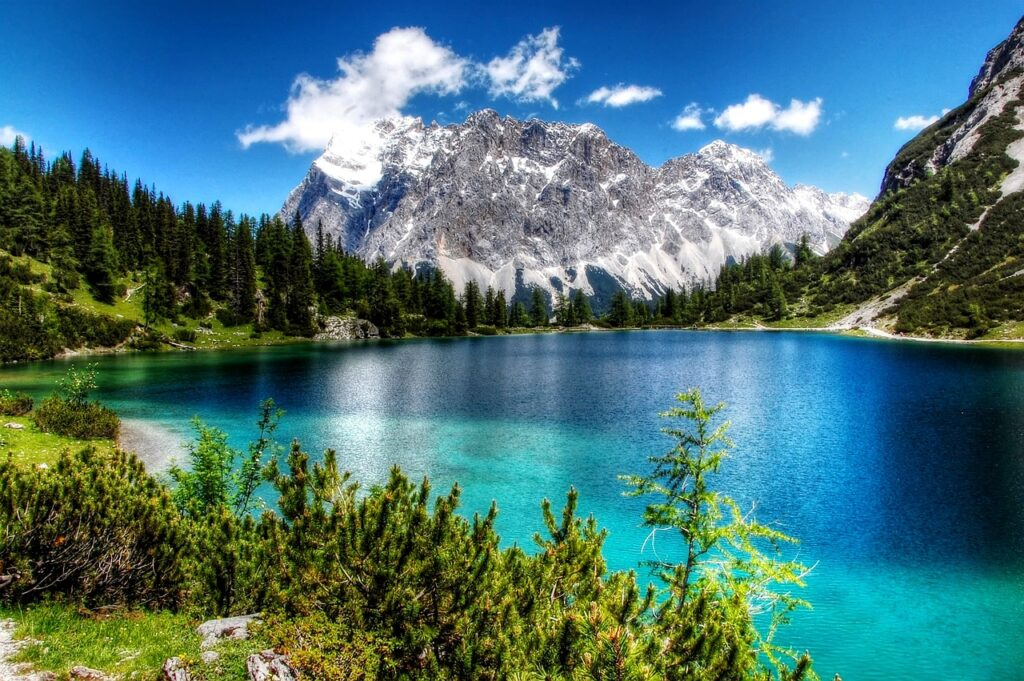
#> input picture 2_image_enhancement/data/image.jpg, 1024 x 681 px
$ jupyter execute 2_image_enhancement.ipynb
#> lines starting #> are read from the running program, lines starting #| are printed output that depends on the picture
# Master in Applied Artificial Intelligence

## Course: *Computer Vision for Images and Video*

### **2.5 Google Colab** - Pixel-based image enhancement algorithms

---

**Institution:** Tecnológico de Monterrey

**Instructors:** Gilberto Ochoa Ruiz, Daniel Flores Araiza, Ma. del Refugio Meléndez Alfaro

**Authors (Team 38):**

|  FULL NAME                      |     STUDENT ID    |
| :--------------------------:    |:-----------------:|
| Alejandro Díaz Villagómez       |  A01276769        |
| Carlos Rodrigo Sánchez Sierra   |  A01424454        |
| Emiliano Saucedo Arriola        |  A01659258        |

**Date:** September 21st, 2025

---

# 2. Image Enhancement

## Table of Contents
1. [Libraries](#libraries)
2. [Histogram Equalization](#hist)
3. [Denoising with Filters](#denoising)
4. [Challenge](#challenge)

## Importing Libraries <a class="anchor" id="libraries" ></a>

[cell 1]
from PIL import Image, ImageOps
import matplotlib.pyplot as plt
import numpy as np
import matplotlib.image as mpimg
from skimage import exposure
import skimage
from scipy.ndimage import gaussian_filter as gauss
from scipy.ndimage import median_filter as med
import cv2

[cell 2]
original_image = Image.open('data/image.jpg')
#> original_image is the input picture: PIL image 1024x681 RGB; mean R, G, B 73, 115.1, 118.1
plt.imshow(original_image)
type(original_image)

# Save the image
np.save('data/img.npy', original_image)

#Load the image
original_image = np.load('data/img.npy')

## Histogram Equalization<a class="anchor" id="hist" ></a>

Let's look at the distribution of pixel values in the image.

Ideally, the image should have relatively even distribution of values, indicating good contrast and making it easier to extract analytical information.

An easy way to check this is to plot a histogram.

[cell 3]
# Plot a histogram - we need to use ravel to "flatten" the 3 dimensions
plt.hist(original_image.ravel())
plt.show()
#> figure, not shown here; tallest bar 395909 high, from x = 0 to 25.5

Another useful way to visualize the statistics of an image is as a cumulative distribution function (CDF) plot. Which shows the cumulative pixel intensity frequencies from 0 to 255.

[cell 4]
plt.hist(original_image.ravel(), bins=255, cumulative=True)
plt.show()
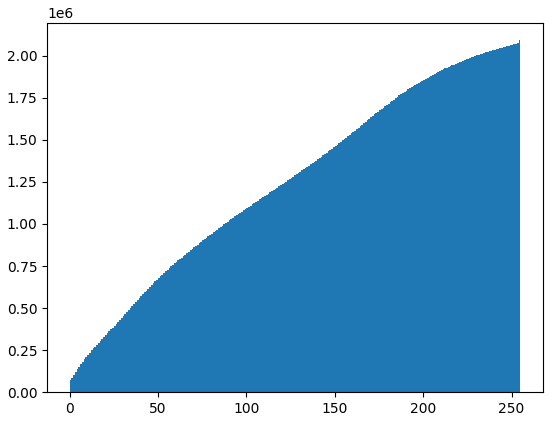
#> figure drawn by matplotlib, 1 panel; tallest bar 2092032 high, from x = 254 to 255

The histogram and CDF for our image show pretty uneven distribution - there's a lot of contrast in the image. Ideally we should equalize the values in the images we want to analyse to try to make our images more consistent in terms of the shapes they contain irrespective of light levels.

Histogram equalization is often used to improve the statistics of images. In simple terms, the histogram equalization algorithm attempts to adjust the pixel values in the image to create a more uniform distribution. The code in the cell below uses the  **exposure.equalize_hist** method from the **skimage** package to equalize the image.

[cell 5]
original_image_eq = exposure.equalize_hist(original_image)

fig = plt.figure(figsize=(16, 8))

# Subplot for original image
a=fig.add_subplot(1,2,1)
imgplot = plt.imshow(original_image)
a.set_title('Before')

# Subplot for processed image
a=fig.add_subplot(1,2,2)
imgplot = plt.imshow(original_image_eq)
a.set_title('After')

plt.show()
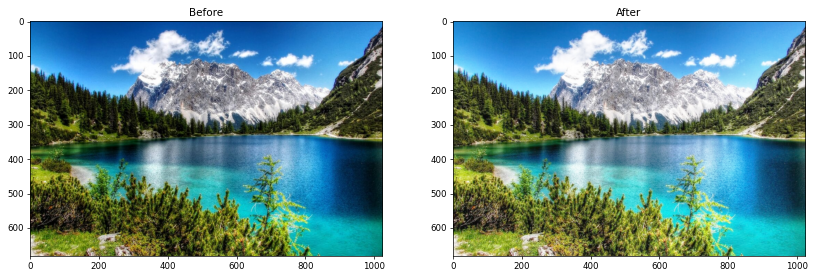
#> figure drawn by matplotlib, 2 panels

As with most image operations, there's more than one way to do this. For example, you could also use the **PIL.ImgOps.equalize** method:

[cell 6]
# Equalize the image - but we need to convert the numpy array back to the PIL image format
image_PIL_eq = ImageOps.equalize(Image.fromarray(original_image))
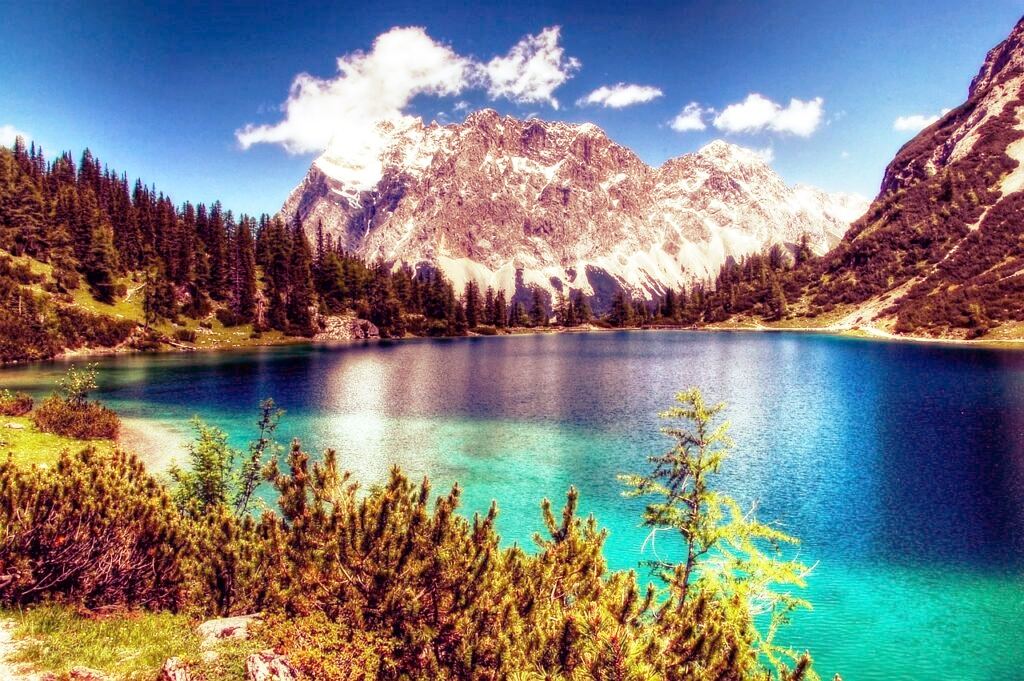
#> image_PIL_eq: PIL image 1024x681 RGB; mean R, G, B 127, 127.5, 127.9

# Display using matplotlib

# Create a figure
fig = plt.figure(figsize=(16, 8))

# Subplot for original image
a=fig.add_subplot(1,2,1)
imgplot = plt.imshow(original_image)
a.set_title('Before')

# Subplot for processed image
a=fig.add_subplot(1,2,2)
imgplot = plt.imshow(image_PIL_eq)
a.set_title('After')

plt.show()

Now let's see what that's done to the histogram and CDF plots:

[cell 7]
# Display histograms
img_eq = np.array(image_PIL_eq)

# Create a figure
fig = plt.figure(figsize=(16, 8))

# Subplot for original image
a=fig.add_subplot(1,2,1)
imgplot = plt.hist(img_eq.ravel())
a.set_title('Histogram')

# Subplot for processed image
a=fig.add_subplot(1,2,2)
imgplot = plt.hist(img_eq.ravel(), bins=255, cumulative=True)
a.set_title('CDF')

plt.show()
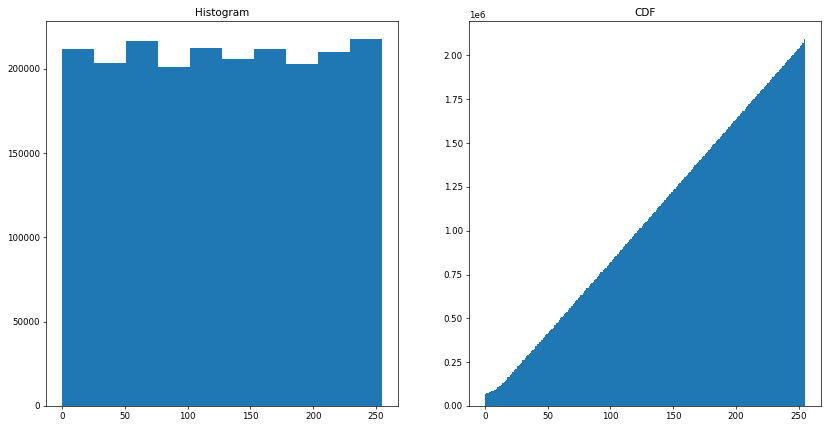
#> figure drawn by matplotlib, 2 panels; panel 1: tallest bar 217447 high, from x = 229.5 to 255; panel 2: tallest bar 2092032 high, from x = 254 to 255

The pixel intensities are more evenly distributed in the equalized image. In particular, the cumulative density shows a straight diagonal cumulation; which is a good sign that the pixel intensity values have been equalized.

## Denoising with Filters <a class="anchor" id="denoising" ></a>

Often images need to be cleaned up to remove "salt and pepper" noise.

### Add Some Random Noise
Let's add some random noise to our image - such as you might see in a photograph taken in low light or at a low resolution.

[cell 8]
img_n = skimage.util.random_noise(original_image)
plt.imshow(img_n)

### Using a Gaussian Filter
A Gaussian filter applies a weighted average (mean) value for pixels based on the pixels that surround them.

[cell 9]
img3_gauss = gauss(img_n, sigma=1)
plt.imshow(img3_gauss)
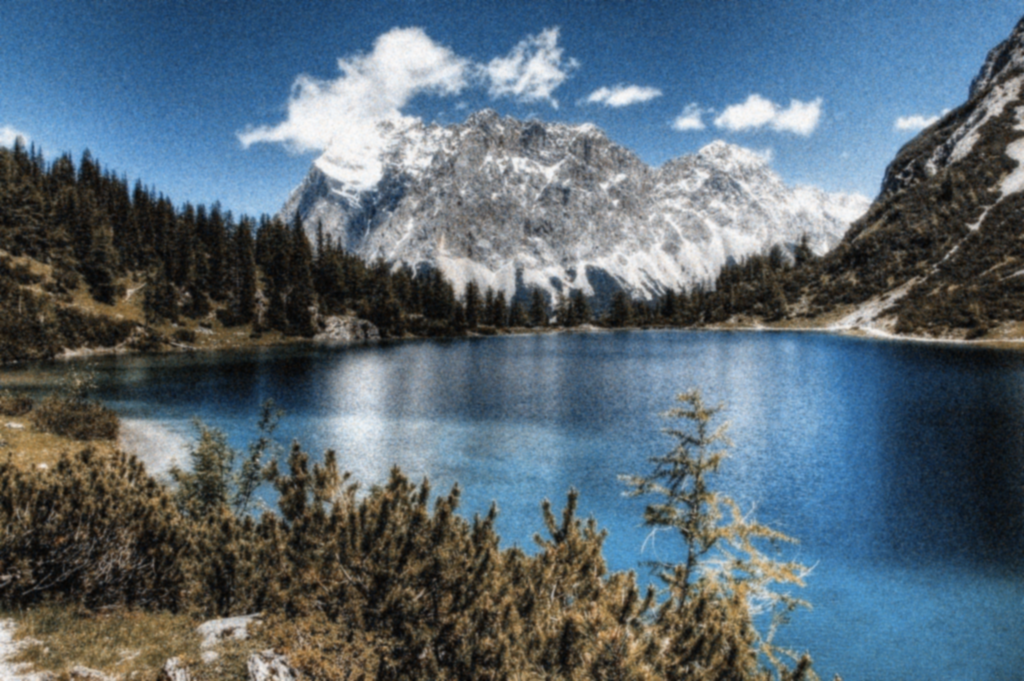
#> shown: shape (681, 1024, 3) float64; mean R, G, B 0.351, 0.41, 0.452

### Using a Median Filter
The Gaussian filter results in a blurred image, which may actually be better for feature extraction as it makes it easier to find contrasting areas. If it's too blurred, we could try a median filter, which as the name suggests applies the median value to pixels based on the pixels around them.

[cell 10]
img_med = med(img_n, size=2)
plt.imshow(img_med)
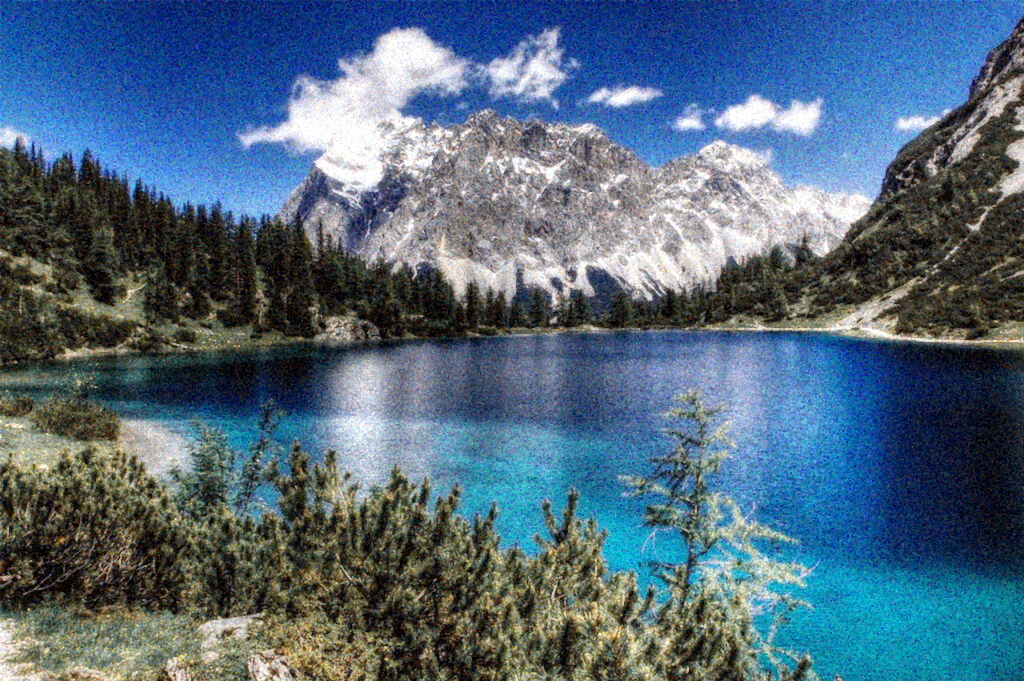
#> shown: shape (681, 1024, 3) float64; mean R, G, B 0.321, 0.414, 0.489

## Challenge <a class="anchor" id="challenge" ></a>

Now, try solving this challenge, you must equalize different windows of the same image in a splitted way.

[cell 11]
from image_slicer import slice

n = 4
slice('data/image.jpg', n)
#> (this line was passed over: image_slicer is not available in this run)

[cell 12]
fig = plt.figure(figsize=(10, 6))

plt.subplot(2,2,1)
img = Image.open(f'data/image_01_01.png')
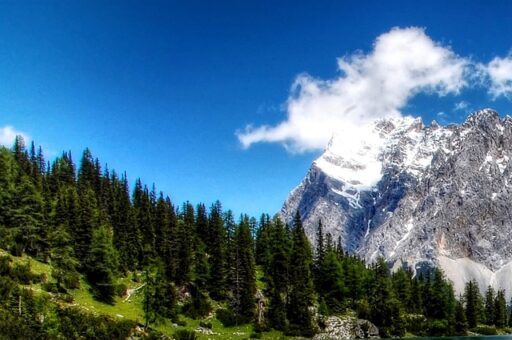
#> input picture 2_image_enhancement/data/image_01_01.png, 512 x 340 px
#> img is the input picture: PIL image 512x340 RGB; mean R, G, B 70.2, 107.1, 132
plt.imshow(img)

plt.subplot(2,2,2)
img = Image.open(f'data/image_01_02.png')
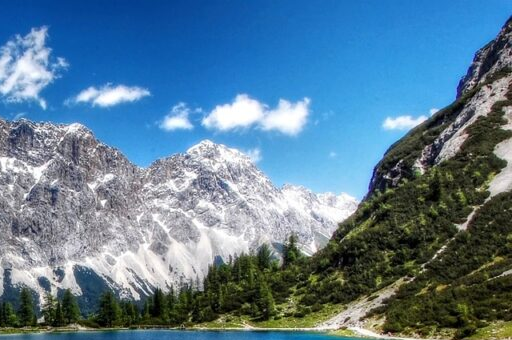
#> input picture 2_image_enhancement/data/image_01_02.png, 512 x 340 px
#> img is the input picture: PIL image 512x340 RGB; mean R, G, B 90.8, 124.6, 147.9
plt.imshow(img)

plt.subplot(2,2,3)
img = Image.open(f'data/image_02_01.png')
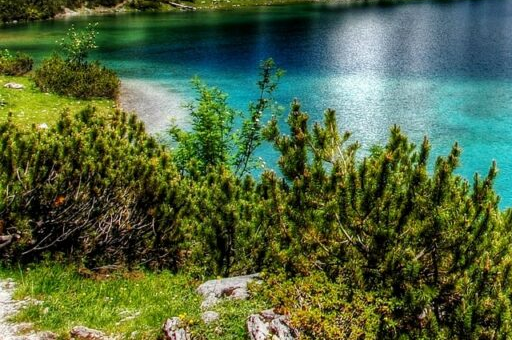
#> input picture 2_image_enhancement/data/image_02_01.png, 512 x 340 px
#> img is the input picture: PIL image 512x340 RGB; mean R, G, B 80.6, 101.3, 63.4
plt.imshow(img)

plt.subplot(2,2,4)
img = Image.open(f'data/image_02_02.png')
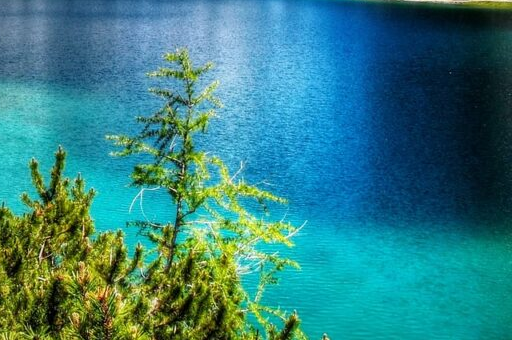
#> input picture 2_image_enhancement/data/image_02_02.png, 512 x 340 px
#> img is the input picture: PIL image 512x340 RGB; mean R, G, B 50.2, 127.4, 129.4
plt.imshow(img)

plt.show()
